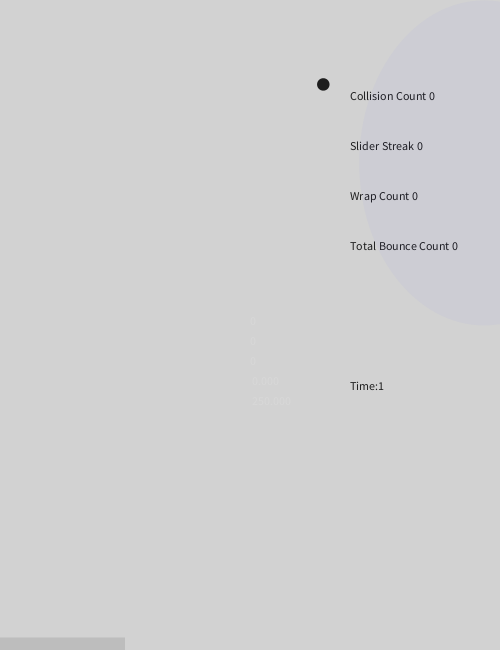
Frame 1 (no input)
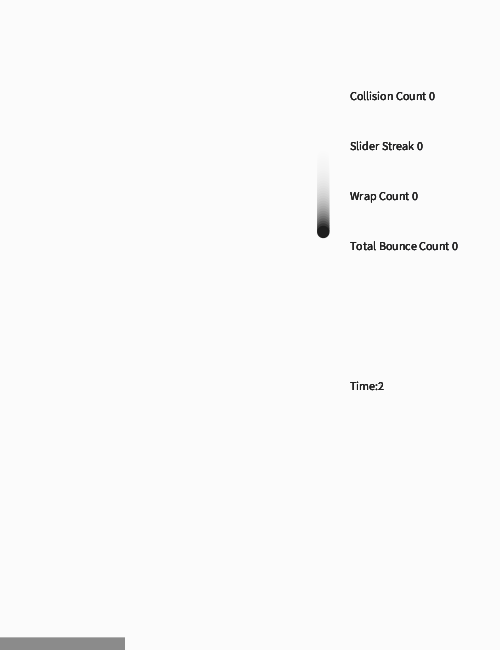
Frame 60 (the mouse pressed at the canvas centre just before this capture)
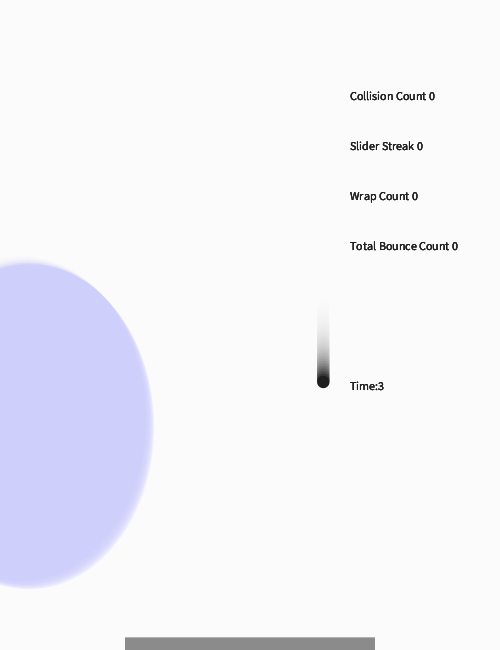
Frame 120 (the mouse held since frame 60 and released just before this capture)

The Processing sketch that drew these frames (run headless with seeded random() and noise(); from frame 60 on, the mouse is pressed at the canvas centre):

// Processing sketch: processing_73970
// ── processing_73970.pde

/*
Richard May rwamy@andrew.cmu.edu
Copyright @ October 2012
HW7

Mouse Movement Controls Slider at Bottom of Screen. Try to bounce ball of sldier.
Do not miss or you will loose your streak!!! 
The speed your move your mouse when the ball bounces of the slider transfers into the ball.
Click and drag the mouse to charge up your collider. Hit the black ball with your collider to randomize the balls path.
*/
float hitCount, pad, padLocX, padLocY;
//for pad
float fX, fY, fXSpeed, fYSpeed, fRad, distPad, curVel, slow;
//for falling ball
float count;
//for calculations
float g, cYSpeed,cY,go,reset, noiseTest;
//for collision
int Ccount, Scount, TotWrapCount,TotBounceCount;
//for COUNTS
int S;
float wX,wY,buffX,buffY,acc;



//float
//for collision ball
void setup ()
{
  size (500, 650);
  hitCount = 0;
  pad = .5*width;
  fX = random (0, width);
  fY = random (0, .5*height);
  fXSpeed = 0;
  fYSpeed = 2.5;
  fRad = .025*width;
  count = 0;
  curVel=0;
  slow=.8;
  g = 0;
  cYSpeed=.00125;
  cY = height;
  go=0;
  reset=0;
  Ccount=0;
  Scount=0;
  TotWrapCount = 0;
  TotBounceCount = 0;
  int S = 0;
  wX = random(0,width);
  wY = random (0,height);
  buffX = 0;
  buffY = 0;
  acc = random(0,10);
}
void draw()
{
  Counter();
  collisionBall();
  wrappingRequirement();
  fallingBall();
  cursorPad();
  setWindow();


  stroke(90);
  //text (millis() + "milliseconds", width/2,height/2);
  text (mouseX, width/2, height/2);
  text (pmouseX, width/2, height/2 + 20);
  text(mouseX-pmouseX, width/2, height/2 +40);
  text(hitCount, width/2, height/2 + 60);
  text(padLocX, width/2, height/2 + 80);
}


void wrappingRequirement ()
{
  fill(0,0,255,8);
  buffX = (.25* (mouseX-pmouseX));
  buffY =(.25 * (mouseY-pmouseY));
  wX= wX + acc + buffX;
  wY= wY + acc + buffY;
  ellipse(wX,wY, .5 * width, .5 * height);
  if (wX > height)
  {
    wX = 0;
    acc = random (-5,5);
  }
  if (wX < 0)
  {
     wX=height;
    acc = random (-5,5); 
  }
  if (wY > height)
  {
     wY=0;
    acc = random (-5,5); 
  }
  if (wY<0)
  {
    wY=height;
    acc = random (-5,5);
  }
  
  
  
  
}


void Counter()
{
 int S = second(); 
 fill (0);
 text ("Collision Count " + Ccount, .7 *width, .2*width); 
 text ("Slider Streak " + Scount, .7* width, .3* width);
 text ("Wrap Count " + TotWrapCount, .7 * width, .4 * width);
 text ("Total Bounce Count " + TotBounceCount, .7 * width, .5 * width);
 text ( "Time:"+(millis()/1000), .7 * width, .6 * height);
}

void collisionBall()
{
  noStroke();
  smooth();
  fill (255,0,0,50);
  ellipse (mouseX,cY, (g/2), (g/2));
  
    if (go>0)
    {
      ellipse (mouseX + .5*(mouseX-abs(pmouseX)),cY, (g/2), (g/2));
      cY = cY-cYSpeed;
      cYSpeed ++;
    }
    if (cY< 0-.4*height)
    {
      reset ++;
      cY= height + 20;
      cY = cY - cYSpeed; 
      cYSpeed += cYSpeed;
    }
    if (reset == 10)
    {
      g=0;
      go = 0;
      cY = height;
      cYSpeed = 0;
      ellipse (mouseX,cY, (g/2), (g/2));
      reset = 0;
    }
    
    //COLLISION
    if ( cY - (g/2) <= fX-fRad && cY + (g/2) >= fX+fRad&& fX - fRad <= mouseX + .5*(mouseX-abs(pmouseX)) && fX + fRad >= mouseX + .5*(mouseX-abs(pmouseX)))
   {
     fX = random (0,width);
     fY = random (0,height);
     fXSpeed = random (-10,10);
     fYSpeed = random (-10,10);
     Ccount = Ccount + 1;
     println (Ccount);
     noiseTest = noiseTest + .01;
  float n = noise(noiseTest) * width;
  line(n, 0, n, height);
  
     fill (255,0,0,40);
    rect ( random ( 0,width) , random ( 0,width), random ( 0,width), random ( 0,width));
    rect ( random ( 0,width) + random (.25*width), random ( 0,width), random ( 0,width), random ( 0,width));
    rect ( random ( 0,width), random ( 0,width) + random (.25*width), random ( 0,width), random ( 0,width));
    rect ( random ( 0,width), random ( 0,width), random ( 0,width) + random (.25*width), random ( 0,width));
    rect ( random ( 0,width) + random (.25*width), random ( 0,width), random ( 0,width), random ( 0,width));
    ellipse (mouseX + .5*(mouseX-abs(pmouseX)) + .25*width ,cY, (g/2), (g/2));
    ellipse (mouseX + .5*(mouseX-abs(pmouseX)) - .25*width ,cY, (g/2), (g/2));
   } 
      
}
    
//   if (mouseDragged()) 
//   {
//     g+=g;
//     
//    println ("g");
//}


void mouseDragged()
{
//  if (go = 0)
//  {
  if (g < .2*width)
  {
    g+= 1;
  }
  //g = g+1;
  //println(g);
  //}
}
void mouseReleased ()
{
  go = go + 1;
// ellipse (mouseX,cY, (g/2), (g/2));
//  cY = cY-cYSpeed;
//  cYSpeed += cYSpeed;
}




void fallingBall()
{
  curVel=mouseX-pmouseX;
  distPad = dist(fX, padLocY, mouseX, padLocY);
  //println (distPad);
  fill(0);
  ellipse (fX, fY, fRad, fRad); 
  fY = fY + fYSpeed;
  fX = fX + fXSpeed;

  //wrap
  if (fY - 2*fRad >height)
  {
    fYSpeed = .25 * fYSpeed;
    fXSpeed = .25 * fXSpeed;
    fY = .05*height;
    count++;
    Scount = 0;
    TotWrapCount = TotWrapCount + 1;
    
  }

  //bottom bounce
  if (fY >= height- .5*padLocY)
  {
    if (distPad < 100)
    { 
      TotWrapCount = TotWrapCount + 1;
      Scount = Scount + 1;
      fYSpeed = -fYSpeed -.6;
      hitCount = hitCount + 1;
      fXSpeed= fXSpeed + .125*curVel;
    }
  }

  //top bounce
  if (fY < 0 + fRad)
  { 
    TotWrapCount = TotWrapCount + 1;
    if (-8<abs(fYSpeed) && 0>abs(fYSpeed))
    { 
      fYSpeed = -fYSpeed - slow;
    }
    else 
    {
      fYSpeed = -fYSpeed;
    }
  }

  //left bounce
  if (fX < 0 + fRad)
  {
    TotWrapCount = TotWrapCount + 1;
    if (-8 < abs(fXSpeed) && 0> abs(fXSpeed))
    {
      fXSpeed = -fXSpeed - slow;
    }
    else
    {
      fXSpeed = -fXSpeed;
    }
  }

  //right bounce
  if (fX > width - fRad)
  {
    TotWrapCount = TotWrapCount + 1;
    if (0 < abs(fXSpeed) && 0 > abs(fXSpeed)) 
    {
      fXSpeed = - fXSpeed + slow ;
    }
    else
    {
      fXSpeed = - fXSpeed;
    }
  }
    //for (fy < 30; fy>0; fy--){

    //if (fX 
    //if (fX> mouseX - .5*pad && fX< mouseX+ .5*pad && fY == .1*pad)  
    //  {
    //    fYSpeed = -fYSpeed;
    // }

    //}
  }
  void setWindow ()
  {
    rectMode (CORNER);
    fill(255, 255, 255, 30);
    rect (0, 0, width, height);
  }
  void cursorPad()
  {

    noCursor();
    rectMode (CENTER);
    fill(0, 0, 0, 30);
    padLocX = pad - 2*hitCount;
    padLocY = .1*pad;
    rect (mouseX, height, padLocX, padLocY);
  }
